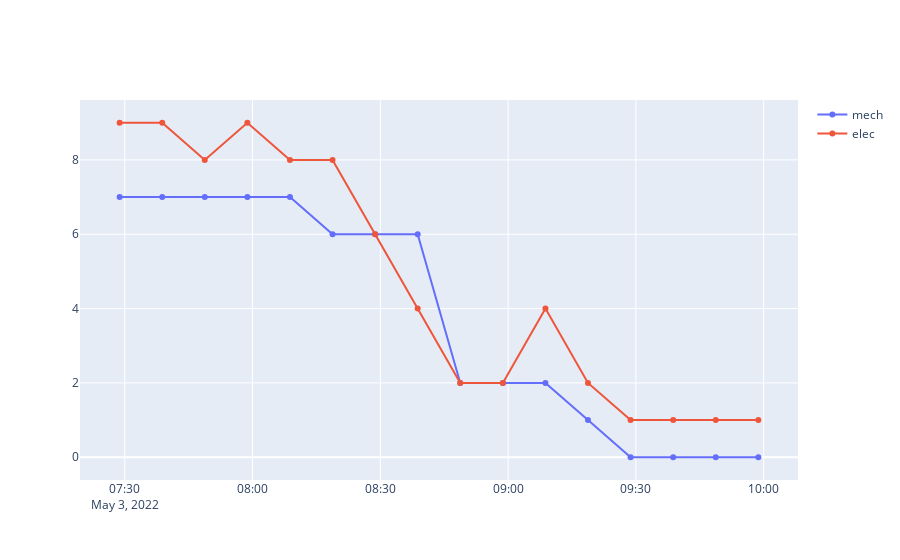

This figure's notebook cell:
### Code cell
# Mardi
plot_bikes("2022-05-03", "21209")
